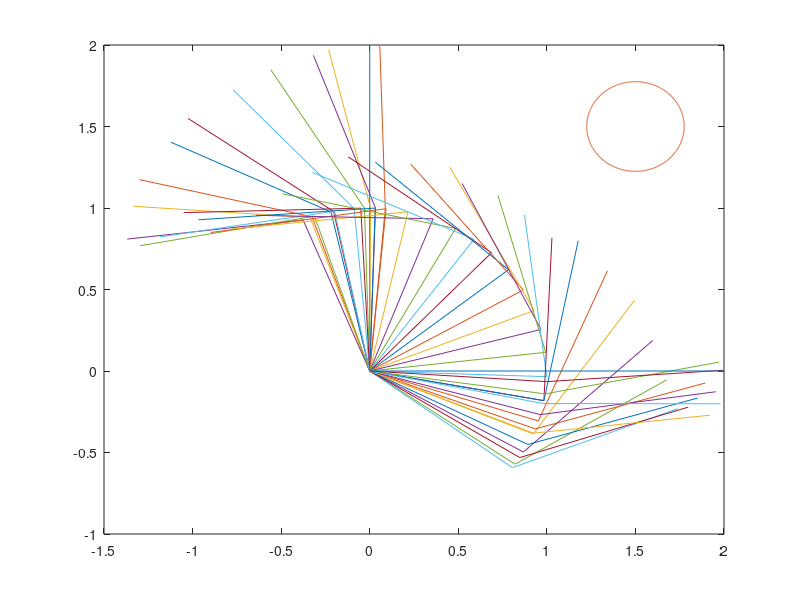
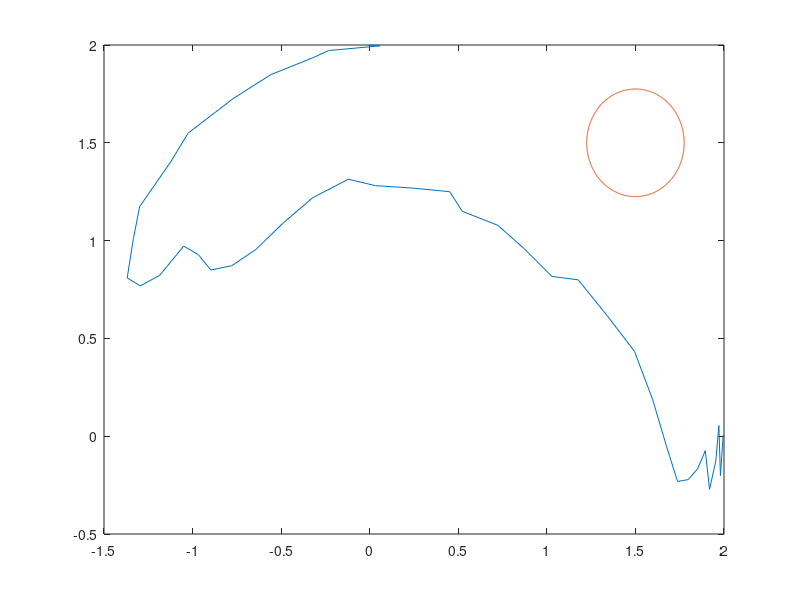

These charts were generated, in order, by the following MATLAB code:
clear all;
traj = [
1.570796326734125614166259765625, 0
1.48278057784773409366607666015625, .11901440657675266265869140625
1.56625647121109068393707275390625, .24358660541474819183349609375
1.53800625703297555446624755859375, .3909100783057510852813720703125
1.60060242074541747570037841796875, .5273360093124210834503173828125
1.65865893266163766384124755859375, .66559947677887976169586181640625
1.775976455770432949066162109375, .75898856599815189838409423828125
1.79133694409392774105072021484375, .9082114393822848796844482421875
1.90199813642539083957672119140625, 1.00943195982836186885833740234375
1.9138332488946616649627685546875, 1.15900104679167270660400390625
1.9562881407327950000762939453125, 1.30286563001573085784912109375
1.88779604551382362842559814453125, 1.43642224068753421306610107421875
1.770267381332814693450927734375, 1.52963991300202906131744384765625
1.62132196803577244281768798828125, 1.54725745110772550106048583984375
1.54016350139863789081573486328125, 1.6734364661388099193572998046875
1.47824165155179798603057861328125, 1.81002463004551827907562255859375
1.35333390277810394763946533203125, 1.89314339798875153064727783203125
1.20500541874207556247711181640625, 1.915452948771417140960693359375
1.06444979668594896793365478515625, 1.86297272541560232639312744140625
.94097718480043113231658935546875, 1.7777192103676497936248779296875
.81215660111047327518463134765625, 1.70092152245342731475830078125
.67057879804633557796478271484375, 1.75068589183501899242401123046875
.5209172666072845458984375, 1.73919873661361634731292724609375
.3800807860679924488067626953125, 1.68768597138114273548126220703125
.25776865263469517230987548828125, 1.77459959662519395351409912109375
.11497823917306959629058837890625, 1.7285705171525478363037109375
-.03491769800893962383270263671875, 1.7316140118055045604705810546875
-.18315927684307098388671875, 1.70856197574175894260406494140625
-.18258819147013127803802490234375, 1.5585621302016079425811767578125
-.311304823495447635650634765625, 1.481557589955627918243408203125
-.3965251632034778594970703125, 1.35810664971359074115753173828125
-.5202086600475013256072998046875, 1.27328915358521044254302978515625
-.60847899713553488254547119140625, 1.15204091556370258331298828125
-.6346000232733786106109619140625, 1.00446956628002226352691650390625
-.559895536862313747406005859375, .87440447160042822360992431640625
-.4674847102724015712738037109375, .75623088586144149303436279296875
-.36318367696367204189300537109375, .648506878875195980072021484375
-.391179881989955902099609375, .50118659972213208675384521484375
-.27088208380155265331268310546875, .411602654494345188140869140625
-.14088919037021696567535400390625, .33682936779223382472991943359375
-.20089134271256625652313232421875, .19932215358130633831024169921875
-.065249786712229251861572265625, .13516027224250137805938720703125
0, 0

];

%[newP,newQ] = addConfigs(transpose(traj)) ;
%newP
%newP = transpose(traj);
x=traj(:,1)
y=traj(:,2)

L1 = 1;
L2 = 1;
for i=1:length(x)
    eeLoc(1,i) = L1*cos(x(i)) + L2*cos(x(i)+y(i));
    eeLoc(2,i) = L1*sin(x(i)) + L2*sin(x(i)+y(i)); 
end

eeLoc
figure(2); 
plot(eeLoc(1,:), eeLoc(2,:)); 
hold on;
r=0.275; %0.25;
ang=0:0.01:2*pi; 
xp=r*cos(ang);
yp=r*sin(ang);
plot(1.5+xp,1.5+yp);

figure(1);
L1 = 1;
L2 = 1;
for i=1:length(x)
    a(1) = 0;
    b(1) = 0;
    a(2) = L1*cos(x(i));
    b(2) = L1*sin(x(i));
    a(3) = L1*cos(x(i)) + L2*cos(x(i)+y(i));
    b(3) = L1*sin(x(i)) + L2*sin(x(i)+y(i));
    plot(a,b);
    hold on;
end
hold on;
r=0.275;
ang=0:0.01:2*pi; 
xp=r*cos(ang);
yp=r*sin(ang);
plot(1.5+xp,1.5+yp);

function q = inverseKinematics(p)
    % TODO: solve the inverse kinematics
    q = armInverseKinematics(p);
end

function [newP,newQ] = addConfigs(P) 
resolution = 25;
pointNum = 1;
for i=1:length(P)
    if i ~= length(P)
        newP(:,pointNum) = P(:,i);
        newQ(:,pointNum) = inverseKinematics(P(:,i));
        p1 = P(:,i);
        p2 = P(:,i+1);
        m = (p2(2) - p1(2))/(p2(1) - p1(1));
        xdiff = p2(1) - p1(1);
        pointNum = pointNum + 1; 
        pos(1,1) = p1(1);
        pos(2,1) = p1(2);
        for j=2:(resolution-1)
            p1(1) = pos(1,1) + j*(xdiff/resolution);
            p1(2) = pos(2,1) + m*(p1(1)-pos(1,1));
            newP(:,pointNum) = p1;
            newQ(:,pointNum) = inverseKinematics(p1);
            pointNum = pointNum + 1; 
            %try inverseKinematics(p1); 
            %    newP(:,pointNum) = p1;
            %    newQ(:,pointNum) = inverseKinematics(p1);
            %    pointNum = pointNum + 1; 
            %catch exception
            %    continue;
            %end
        end
    else
        newP(:,pointNum) = P(:,i);
        newQ(:,pointNum) = inverseKinematics(P(:,i));
    end
end
end